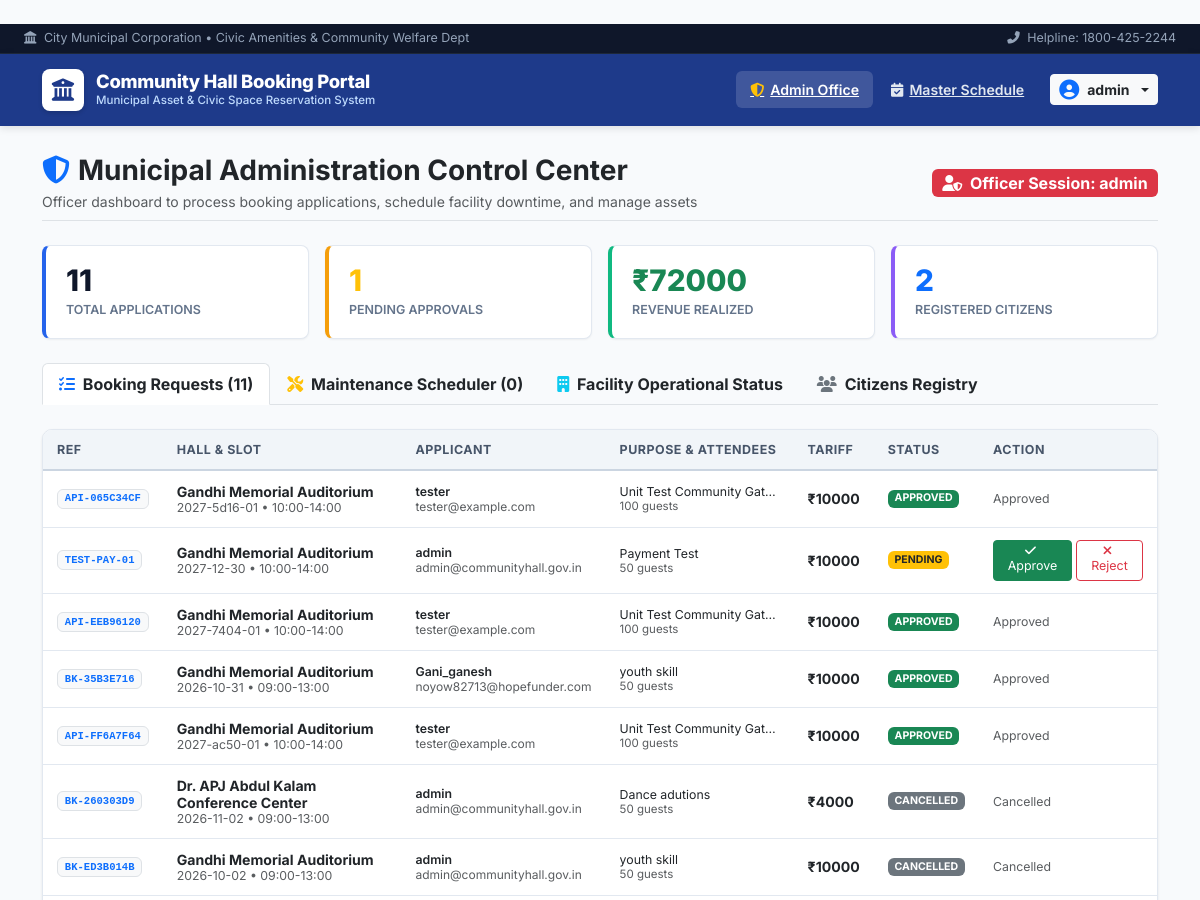
Page /admin (signed in, upper part) on the earlier database version.
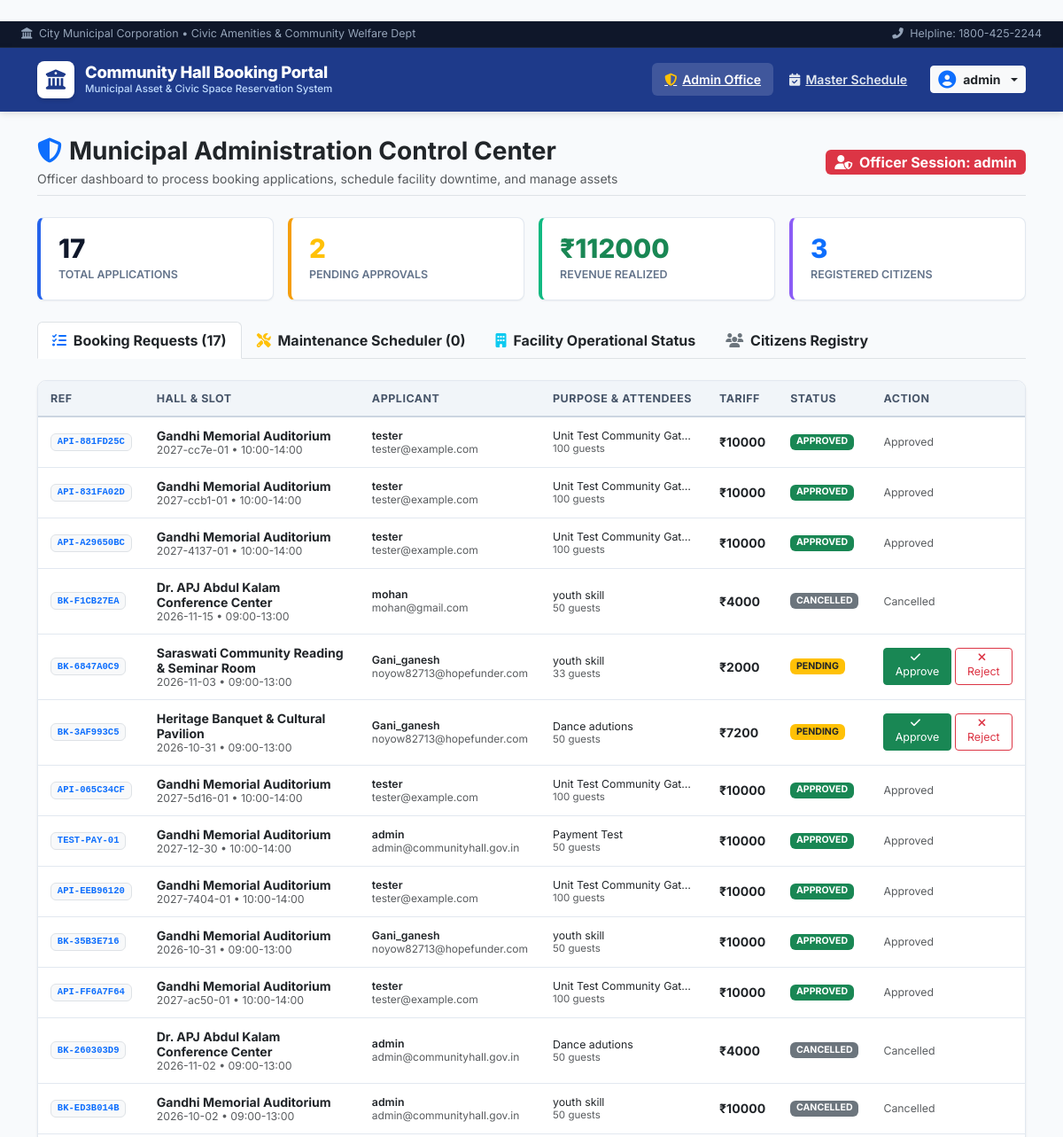
Same page on the later database version.
### tables this page shows
CREATE TABLE bookings (
    id INTEGER PRIMARY KEY AUTOINCREMENT,
    booking_ref VARCHAR(20) NOT NULL UNIQUE,
    hall_id INTEGER NOT NULL,
    user_id INTEGER,
    username VARCHAR(50) NOT NULL,
    email VARCHAR(100) NOT NULL,
    booking_date VARCHAR(20) NOT NULL,
    start_time VARCHAR(10) NOT NULL,
    end_time VARCHAR(10) NOT NULL,
    purpose TEXT NOT NULL,
    attendees INTEGER NOT NULL,
    special_requirements TEXT,
    hours REAL NOT NULL,
    total_cost REAL NOT NULL,
    status VARCHAR(20) DEFAULT 'pending',
    reject_reason TEXT,
    created_at TIMESTAMP DEFAULT CURRENT_TIMESTAMP, payment_status VARCHAR(20) DEFAULT 'unpaid', transaction_id VARCHAR(50),
    FOREIGN KEY (hall_id) REFERENCES halls(id),
    FOREIGN KEY (user_id) REFERENCES users(id)
);

CREATE TABLE halls (
    id INTEGER PRIMARY KEY AUTOINCREMENT,
    name VARCHAR(100) NOT NULL,
    capacity INTEGER NOT NULL,
    amenities TEXT,
    price_per_hour REAL NOT NULL,
    description TEXT,
    location VARCHAR(100) DEFAULT 'Civic Center, Block 4',
    image_tag VARCHAR(50) DEFAULT 'auditorium',
    status VARCHAR(20) DEFAULT 'available'
, latitude REAL DEFAULT 12.9716, longitude REAL DEFAULT 77.5946, address TEXT DEFAULT '', image_url TEXT DEFAULT '');

### app.py (the view)
@app.route("/admin")
@admin_required
def admin_panel():
    all_bookings = db.get_all_bookings()
    all_users = db.get_all_users()
    all_halls = db.get_all_halls()
    maintenance_records = db.get_all_maintenance()
    metrics = db.get_dashboard_metrics()
    return render_template(
        "admin.html",
        bookings=all_bookings,
        users=all_users,
        halls=all_halls,
        maintenance=maintenance_records,
        metrics=metrics
    )

### app.py (called while the page is built)
def generate_csrf_token():
    if "csrf_token" not in session:
        session["csrf_token"] = secrets.token_hex(32)
    return session["csrf_token"]

@app.context_processor
def inject_csrf_token():
    return dict(csrf_token=generate_csrf_token())

def admin_required(f):
    @wraps(f)
    def decorated(*args, **kwargs):
        if "loggedin" not in session:
            return redirect(url_for("login"))
        if not session.get("is_admin"):
            flash("Administrator privileges required to access the Admin Panel.", "danger")
            return redirect(url_for("dashboard"))
        return f(*args, **kwargs)
    return decorated

### db.py (called while the page is built)
def get_connection():
    conn = sqlite3.connect(DB_PATH)
    conn.row_factory = sqlite3.Row
    return conn

def get_all_users():
    conn = get_connection()
    users = conn.execute("SELECT id, username, email, phone, is_admin, created_at FROM users ORDER BY created_at DESC").fetchall()
    conn.close()
    return [dict(u) for u in users]

def get_all_halls():
    conn = get_connection()
    halls = conn.execute("SELECT * FROM halls ORDER BY id ASC").fetchall()
    conn.close()
    return [dict(h) for h in halls]

### templates/admin.html (shortened to what the changed rows need)
﻿{% extends "base.html" %}
{% block content %}
<div class="row g-3 mb-4">
    <div class="col-6 col-md-3">
        <div class="metric-box">
            <div class="metric-number">{{ metrics.total }}</div>
            <div class="metric-title">Total Applications</div>
        </div>
    </div>
    <div class="col-6 col-md-3">
        <div class="metric-box amber">
            <div class="metric-number text-warning">{{ metrics.pending }}</div>
            <div class="metric-title">Pending Approvals</div>
        </div>
    </div>
    <div class="col-6 col-md-3">
        <div class="metric-box green">
            <div class="metric-number text-success">₹{{ metrics.revenue|int }}</div>
            <div class="metric-title">Revenue Realized</div>
        </div>
    </div>
    <div class="col-6 col-md-3">
        <div class="metric-box purple">
            <div class="metric-number text-primary">{{ users|length }}</div>
            <div class="metric-title">Registered Citizens</div>
        </div>
    </div>
</div>
<ul class="nav nav-tabs mb-4" id="adminTabs" role="tablist">
    <li class="nav-item">
        <button class="nav-link active fw-bold text-dark" id="bookings-tab" data-bs-toggle="tab" data-bs-target="#bookings-view">
            <i class="fas fa-list-check me-1 text-primary"></i> Booking Requests ({{ bookings|length }})
        </button>
    </li>
</ul>
<div class="tab-content" id="adminTabsContent">
    <div class="tab-pane fade show active" id="bookings-view">
        <div class="civic-card p-0 overflow-hidden">
            <div class="table-responsive">
                <table class="table-civic">
                    <thead>
                        <tr>
                            <th>Ref</th>
                            <th>Hall & Slot</th>
                            <th>Applicant</th>
                            <th>Purpose & Attendees</th>
                            <th>Tariff</th>
                            <th>Status</th>
                            <th>Action</th>
                        </tr>
                    </thead>
                    <tbody>
                        {% for b in bookings %}
                        <tr>
                            <td><span class="badge bg-light text-primary border font-monospace">{{ b.booking_ref }}</span></td>
                            <td>
                                <div class="fw-bold text-dark">{{ b.hall_name }}</div>
                                <div class="text-muted small">{{ b.booking_date }} &bull; {{ b.start_time }}-{{ b.end_time }}</div>
                            </td>
                            <td>
                                <div class="fw-semibold text-dark small">{{ b.username }}</div>
                                <div class="text-muted small" style="font-size:0.75rem;">{{ b.email }}</div>
                            </td>
                            <td>
                                <div class="text-dark small text-truncate" style="max-width:160px;" title="{{ b.purpose }}">{{ b.purpose }}</div>
                                <div class="text-muted small" style="font-size:0.72rem;">{{ b.attendees }} guests</div>
                            </td>
                            <td class="fw-bold text-dark">₹{{ b.total_cost|int }}</td>
                            <td>
                                <span class="badge {% if b.status == 'approved' %}bg-success{% elif b.status == 'pending' %}bg-warning text-dark{% elif b.status == 'cancelled' %}bg-secondary{% else %}bg-danger{% endif %} text-uppercase">
                                    {{ b.status }}
                                </span>
                            </td>
                            <td>
                                {% if b.status == 'pending' %}
                                <div class="d-flex gap-1">
                                    <form method="POST" action="/admin/approve/{{ b.id }}">
                                        <button type="submit" class="btn btn-sm btn-success" style="font-size:0.78rem;">
                                            <i class="fas fa-check me-1"></i> Approve
                                        </button>
                                    </form>
                                    <button type="button" class="btn btn-sm btn-outline-danger" style="font-size:0.78rem;" onclick="openRejectModal({{ b.id }}, '{{ b.booking_ref }}')">
                                        <i class="fas fa-times me-1"></i> Reject
                                    </button>
                                </div>
                                {% else %}
                                <span class="text-muted small text-capitalize">{{ b.status }}</span>
                                {% endif %}
                            </td>
                        </tr>
                        {% endfor %}
                    </tbody>
                </table>
            </div>
        </div>
    </div>
</div>
{% endblock %}

Differences in the rows shown:
added bookings: booking_ref "API-881FD25C", hall_name "Gandhi Memorial Auditorium", booking_date "2027-cc7e-01", start_time "10:00", end_time "14:00", username "tester", email "tester@example.com", purpose "Unit Test Community Gat…", attendees "100", total_cost "10000", status "APPROVED", status "Approved"
added bookings: booking_ref "API-831FA02D", hall_name "Gandhi Memorial Auditorium", booking_date "2027-ccb1-01", start_time "10:00", end_time "14:00", username "tester", email "tester@example.com", purpose "Unit Test Community Gat…", attendees "100", total_cost "10000", status "APPROVED", status "Approved"
added bookings: booking_ref "API-A29650BC", hall_name "Gandhi Memorial Auditorium", booking_date "2027-4137-01", start_time "10:00", end_time "14:00", username "tester", email "tester@example.com", purpose "Unit Test Community Gat…", attendees "100", total_cost "10000", status "APPROVED", status "Approved"
added bookings: booking_ref "BK-F1CB27EA", hall_name "Dr. APJ Abdul Kalam Conference Center", booking_date "2026-11-15", start_time "09:00", end_time "13:00", username "mohan", email "mohan@gmail.com", purpose "youth skill", attendees "50", total_cost "4000", status "CANCELLED", status "Cancelled"
added bookings: booking_ref "BK-6847A0C9", hall_name "Saraswati Community Reading & Seminar Room", booking_date "2026-11-03", start_time "09:00", end_time "13:00", username "Gani_ganesh", email "noyow82713@hopefunder.com", purpose "youth skill", attendees "33", total_cost "2000", status "PENDING"
added bookings: booking_ref "BK-3AF993C5", hall_name "Heritage Banquet & Cultural Pavilion", booking_date "2026-10-31", start_time "09:00", end_time "13:00", username "Gani_ganesh", email "noyow82713@hopefunder.com", purpose "Dance adutions", attendees "50", total_cost "7200", status "PENDING"
changed bookings "Payment Test": status "PENDING" → "APPROVED"; status (not shown) → "Approved"; no longer shows "Approve Reject"
Other differences:
{{ metrics.total }}: "11" → "17"
{{ metrics.pending }}: "1" → "2"
{{ metrics.revenue|int }}: "72000" → "112000"
{{ users|length }}: "2" → "3"
{{ bookings|length }}: "11" → "17"
